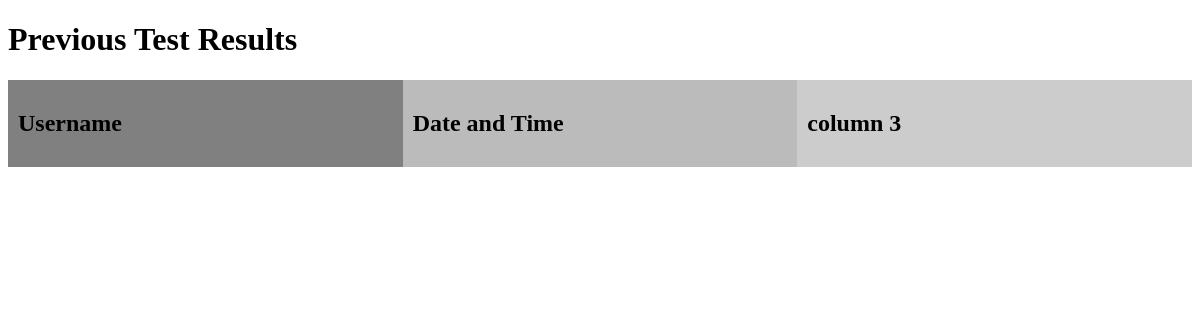
/analyze/, run on an earlier commit of the app's database.
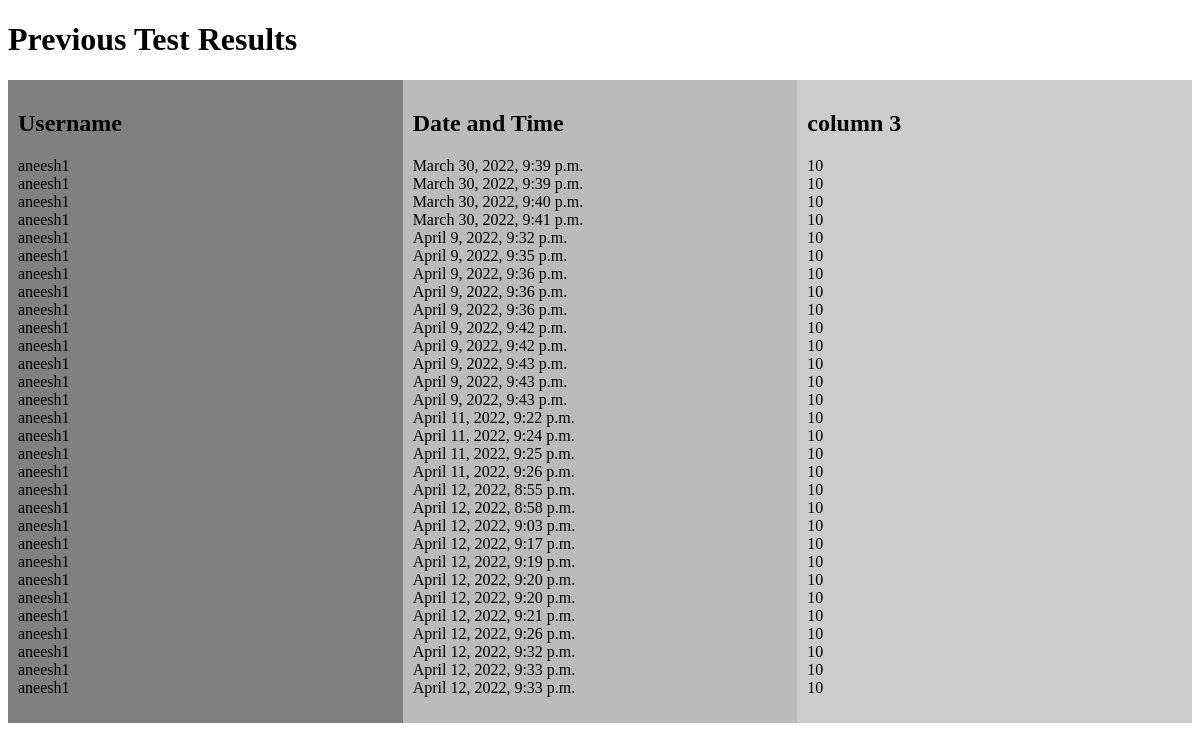
And on a later commit of the database.
### Quiz/models.py (models this page shows)
class ResultModel(models.Model):
    user = models.ForeignKey(User, on_delete=models.CASCADE)
    score = models.IntegerField(default = 0)
    date = models.DateTimeField(default = datetime.now)

### Quiz/views.py (the view)
# urls.py: path('analyze/',analyzePage,name = 'analyze'),
def analyzePage(request):
 data = ResultModel.objects.all()
 date = datetime.now
 context = {'data' : data,
            'date' : date,
            }
 return render(request,'Quiz/analyze.html',context)

### Quiz/templates/Quiz/analyze.html (shortened to what this page needs)
<!DOCTYPE html>
<html lang="en">
<head>
</head>
<body>
<h1> Previous Test Results </h1>
<div class = 'row'>
<div class = 'column' style = 'background-color:grey;'>
<h2>
   Username
</h2>
<p>
     {%for d in data%}
     {{d.user}} <br>
     {%endfor%}
</p>
</div>
<div class = 'column' style = 'background-color:#bbb;'>
<h2> Date and Time</h2>
<p> {%for d in data%}
    {{d.date}} <br>
    {%endfor%}</p>
</div>
<div class = 'column' style = 'background-color:#ccc;'>
    <h2> column 3</h2>
    <p> {%for d in data%}
        {{d.score}} <br>
        {%endfor%}</p>
    </div>
</div>
</body>
</html>

### Quiz/templates/Quiz/analyze.html (style rules this page uses)
* { box-sizing:border-box; }
.column { float : left; width:33.33%; padding:10px; }
.row:after { content:''; display:table; clear:both; }

What changed in the data, as far as the page shows it:
added ResultModel: user "aneesh1", date "March 30, 2022, 9:39 p.m.", score "10"
added ResultModel: user "aneesh1", date "March 30, 2022, 9:39 p.m.", score "10"
added ResultModel: user "aneesh1", date "March 30, 2022, 9:40 p.m.", score "10"
added ResultModel: user "aneesh1", date "March 30, 2022, 9:41 p.m.", score "10"
added ResultModel: user "aneesh1", date "April 9, 2022, 9:32 p.m.", score "10"
added ResultModel: user "aneesh1", date "April 9, 2022, 9:35 p.m.", score "10"
added ResultModel: user "aneesh1", date "April 9, 2022, 9:36 p.m.", score "10"
added ResultModel: user "aneesh1", date "April 9, 2022, 9:36 p.m.", score "10"
added ResultModel: user "aneesh1", date "April 9, 2022, 9:36 p.m.", score "10"
added ResultModel: user "aneesh1", date "April 9, 2022, 9:42 p.m.", score "10"
added ResultModel: user "aneesh1", date "April 9, 2022, 9:42 p.m.", score "10"
added ResultModel: user "aneesh1", date "April 9, 2022, 9:43 p.m.", score "10"
added ResultModel: user "aneesh1", date "April 9, 2022, 9:43 p.m.", score "10"
added ResultModel: user "aneesh1", date "April 9, 2022, 9:43 p.m.", score "10"
added ResultModel: user "aneesh1", date "April 11, 2022, 9:22 p.m.", score "10"
added ResultModel: user "aneesh1", date "April 11, 2022, 9:24 p.m.", score "10"
added ResultModel: user "aneesh1", date "April 11, 2022, 9:25 p.m.", score "10"
added ResultModel: user "aneesh1", date "April 11, 2022, 9:26 p.m.", score "10"
added ResultModel: user "aneesh1", date "April 12, 2022, 8:55 p.m.", score "10"
added ResultModel: user "aneesh1", date "April 12, 2022, 8:58 p.m.", score "10"
added ResultModel: user "aneesh1", date "April 12, 2022, 9:03 p.m.", score "10"
added ResultModel: user "aneesh1", date "April 12, 2022, 9:17 p.m.", score "10"
added ResultModel: user "aneesh1", date "April 12, 2022, 9:19 p.m.", score "10"
added ResultModel: user "aneesh1", date "April 12, 2022, 9:20 p.m.", score "10"
added ResultModel: user "aneesh1", date "April 12, 2022, 9:20 p.m.", score "10"
added ResultModel: user "aneesh1", date "April 12, 2022, 9:21 p.m.", score "10"
added ResultModel: user "aneesh1", date "April 12, 2022, 9:26 p.m.", score "10"
added ResultModel: user "aneesh1", date "April 12, 2022, 9:32 p.m.", score "10"
added ResultModel: user "aneesh1", date "April 12, 2022, 9:33 p.m.", score "10"
added ResultModel: user "aneesh1", date "April 12, 2022, 9:33 p.m.", score "10"
